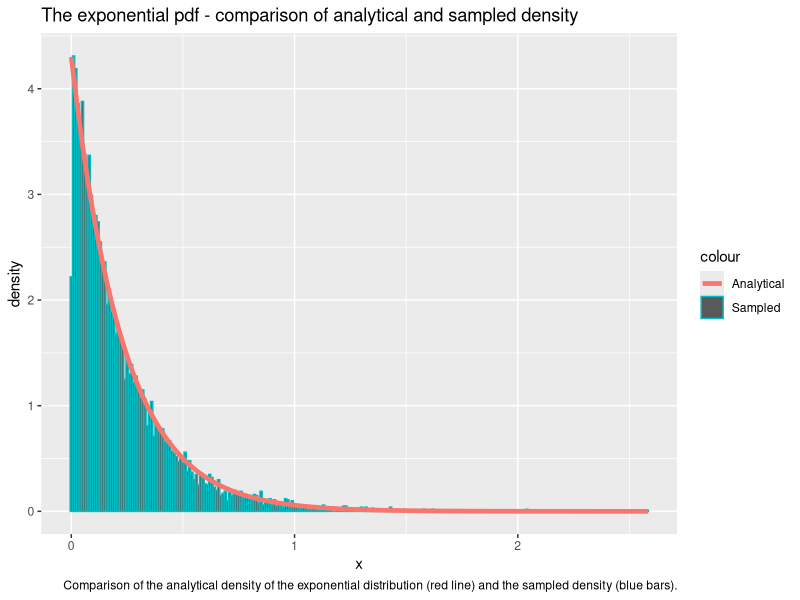
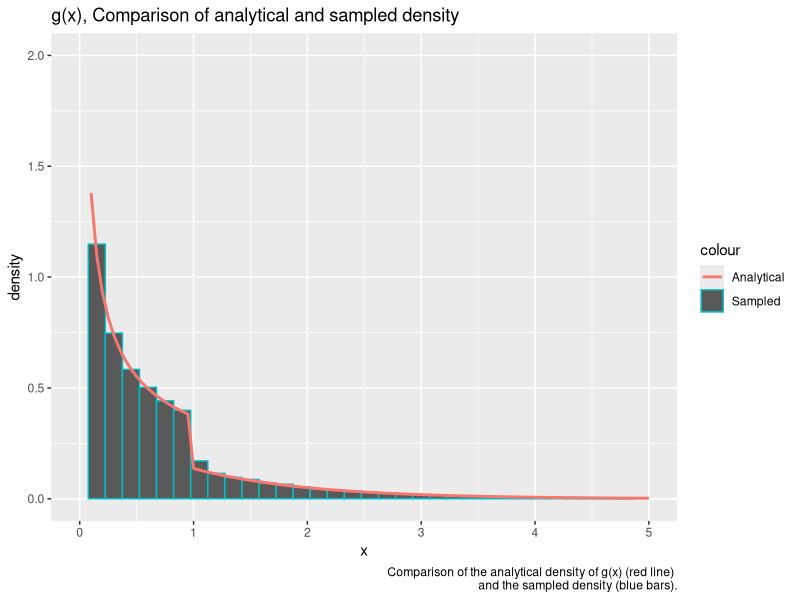
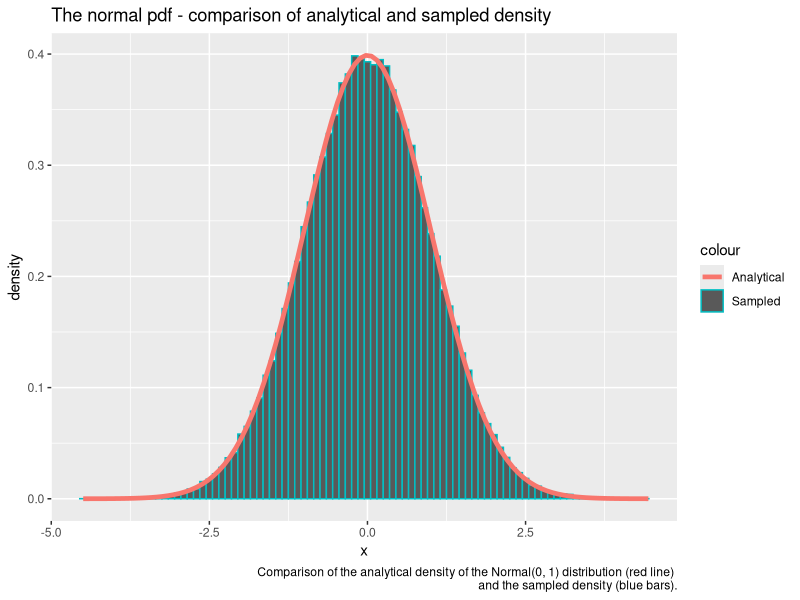
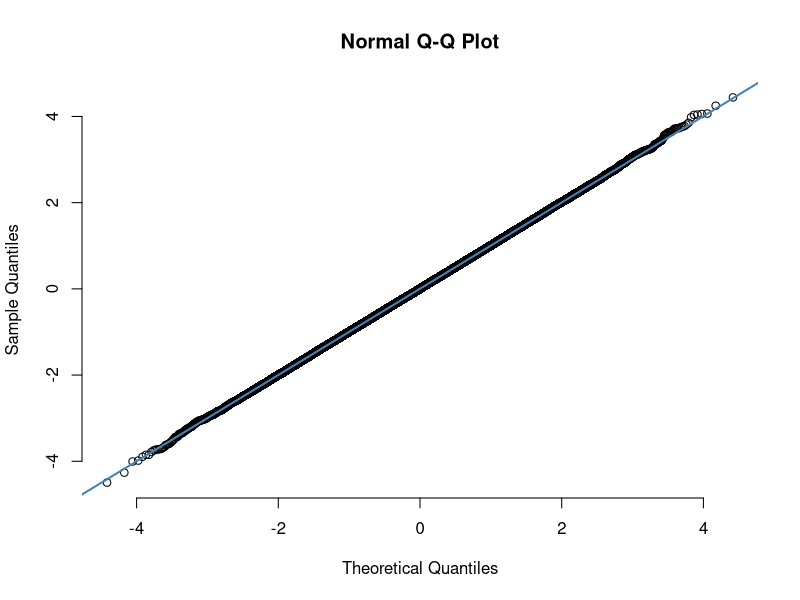
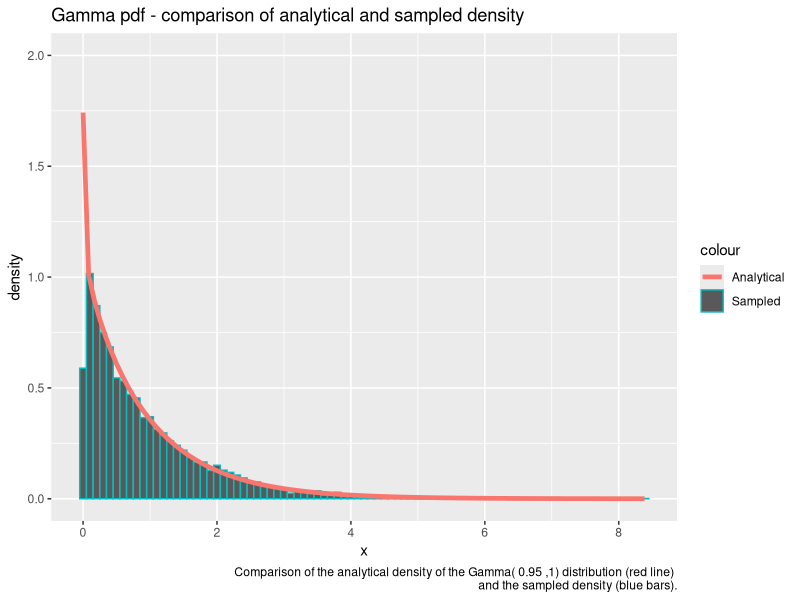
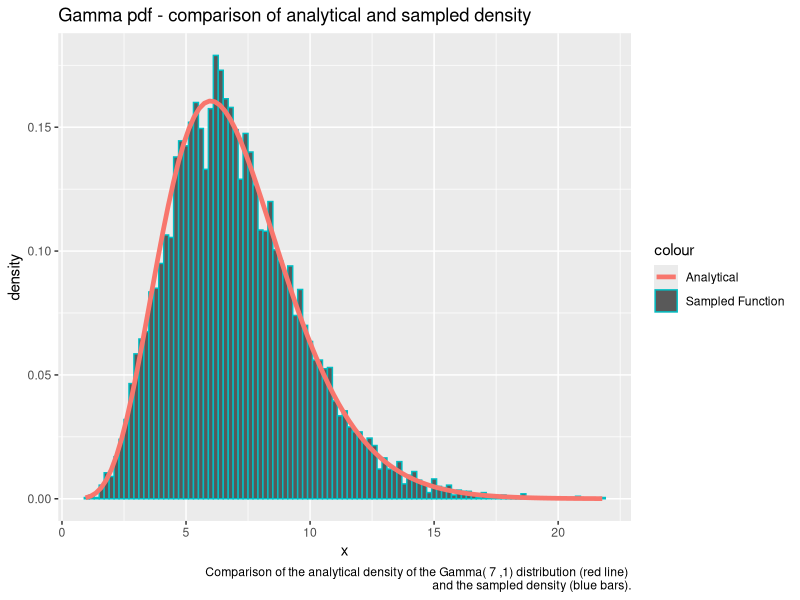
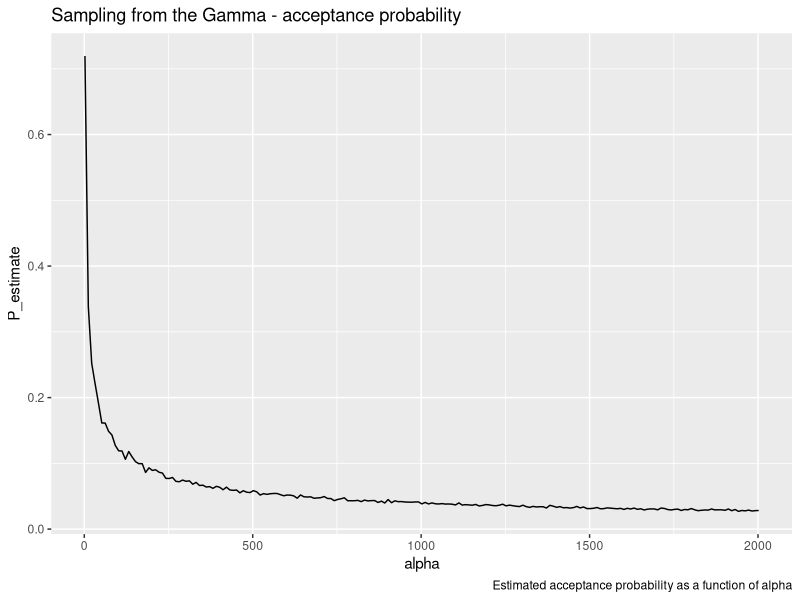
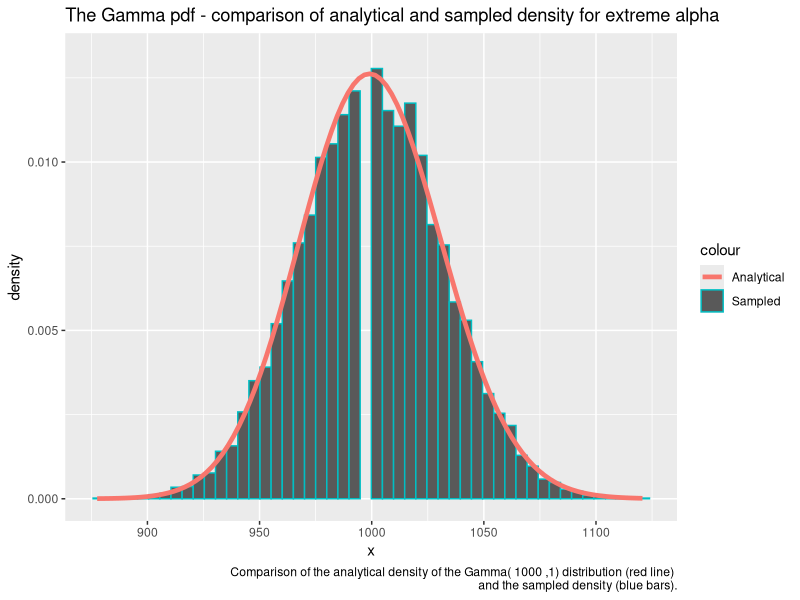

These figures' R source, in order:
## ---- chunk 1
library(formatR)
showsol <- FALSE
library(knitr)
opts_chunk$set(tidy.opts = list(width.cutoff = 68), tidy = TRUE, warning = FALSE, error = FALSE, message = FALSE, echo = TRUE)
## ---- chunk 2
library(ggplot2) # Load library for plotting
exponential<- function(lambda, n=1){ # Make default n = 1
  u = runif(n) # Draw uniformly distributed variables
  x = -1/lambda*log(u) # Do transformation to get exp. distr. variables 
  return(x)
}
## ---- chunk 3
n = 10000 # Number of samples
lambda = 4.300
x = exponential(lambda,n) # Draw samples from created function
cat('Theoretical mean: ', 1/lambda,' Computed mean: ', mean(x),'\n')
cat('Theoretical variance: ', 1/lambda^2, ' Computed variance: ', var(x))
## ---- chunk 4
# Prepare generated samples for plotting by putting them in a dataframe 
df2 <- data.frame(theo=seq(0,max(x),length.out=n), x=x)
# Plot the data
ggplot(df2, aes(x = x)) + geom_histogram(aes(y = ..density.., color = "Sampled"), binwidth=0.01) + stat_function(fun=dexp,geom = "line",size=1.6,args = (mean=lambda),aes(color="Analytical")) + ggtitle("The exponential pdf - comparison of analytical and sampled density") + labs(x='x', y='density', caption='Comparison of the analytical density of the exponential distribution (red line) and the sampled density (blue bars).')
## ---- chunk 5
# The function g(x) from problem A.2
g = function(x, alpha){
  c = alpha*exp(1)/(alpha+exp(1))
  result = vector(length = length(x))
  result[x<1.] = c*x[x<1.]^(alpha-1)
  result[x>=1.] = c*exp(-x[x>=1.])
  return(as.double(result))}

# The following function returns n from the density function g(x)
# by doing inversion sampling
G_inv = function(n, alpha){
  c = alpha*exp(1)/(alpha+exp(1))
  u = runif(n)
  result = vector(length = n)
  result[u < c/alpha] = (alpha/c * u[u < c/alpha])^(1/alpha)
  result[u >= c/alpha] = -log(1/alpha + exp(-1) - u[u >= c/alpha]/c)
  return(result)}

alpha = 0.4300
n = 100000
xsamples = G_inv(n, alpha) # Sample from the density function g(x) by inversion sampling
c = alpha*exp(1)/(alpha+exp(1))
mean = c/(alpha+1) + 2*c/exp(1)
cat('Theoretical mean: ', mean, ' Sampled mean: ', mean(xsamples))
## ---- chunk 6
variance = c/(alpha+2)+5*c/exp(1) - mean^2
cat('Theoretical variance: ', variance, ' Sampled variance: ', var(xsamples))
## ---- chunk 7
# Prepare generated samples for plotting by putting them in a dataframe 
df2 <- data.frame(theo=seq(0,max(xsamples),length.out=n), value=xsamples)
# Plot the data
ggplot(df2, aes(x = value)) + geom_histogram(aes(y = ..density.., color='Sampled'), binwidth=0.15) + stat_function(fun=g,geom = "line",size=1., args = (mean=alpha), alpha = 1., aes(color="Analytical")) + ggtitle("g(x), Comparison of analytical and sampled density") + ylim(0,2) + xlim(0,5)+labs(x='x', y='density', caption=paste('Comparison of the analytical density of g(x) (red line) \n and the sampled density (blue bars).'))
## ---- chunk 8
# Function to draw n i.i.d. Normal(0,1) variables based on Box-Muller transform
normal <- function(n){
  x_1 <- runif(n/2)
  x_2 <- exponential(1/2, n/2)
  y_1 <- sqrt(x_2)*cos(2*pi*x_1)
  y_2 <- sqrt(x_2)*sin(2*pi*x_1)
  y <- c(y_1,y_2)
  return(y)}
## ---- chunk 9
n = 100000
x <- normal(n) # Draw n i.i.d. Normal(0,1) variables
cat('Theoretical mean: ', 0,' Computed mean: ', mean(x),'\n')
cat('Theoretical variance: ', 1, ' Computed variance: ', var(x))
## ---- chunk 10
# Prepare generated samples for plotting by putting them in a dataframe 
df2 <- data.frame(theo=seq(0,max(x),length.out=n), value=x)
# Plot the data
ggplot(df2, aes(x = value)) + geom_histogram(aes(y = ..density.., col = "Sampled"), binwidth=0.1) + stat_function(fun=dnorm,aes(col = "Analytical"),geom = "line",size=1.6,args = list(mean=0, sd = 1)) + ggtitle("The normal pdf - comparison of analytical and sampled density") + labs(x='x', y='density', caption=paste('Comparison of the analytical density of the Normal(0, 1) distribution (red line) \n and the sampled density (blue bars).'))

# Make a qq-plot of the generated samples
qqnorm(x, pch = 1, frame = FALSE)
qqline(x, col = "steelblue", lwd = 2)
## ---- chunk 11
# Function to draw one sample of a d-variate Normal(mu, sigma) variable
# The function uses a transformation of d i.i.d. Normal(0,1) variables
normal_d <- function(d, mu, sigma){
  x <- normal(d)
  y <- mu + t(chol(sigma))%*%x
  return(y)}
## ---- chunk 12
d = 2
n = 100000
mu = c(1,2) # Mean vector
sigma = matrix(c(2.5,3,3,10),ncol=2,nrow=2) # Covariance matrix
sample = matrix(NA, ncol = d, nrow = n) # Prepare to draw samples
for (i in 1:n){
  sample[i,] <- normal_d(d,mu,sigma) # Draw n samples
}
average = apply(sample, 2, mean)
cat('Mean vector: \n')
average
covmat = cov(sample)
cat('Covariance matrix: \n')
covmat
## ---- chunk 13
library(nortest)
# Conduct Anderson-Daling test to check normality of the data
ad.test(sample[,1])
ad.test(sample[,2])
## ---- chunk 14
small_gamma = function(alpha, n=1){
  result = vector()
  iter = 0
  sampled = 0
  c = (1/alpha + exp(-1))/gamma(alpha)
  
  while(sampled < n){

    # Sample n realizations from g(x)
    x = G_inv(n, alpha)
    # Compute the acceptance probabilites for the n realizations
    probs = dgamma(x, alpha, rate=1) / (c * as.double(g(x, alpha)))
    # Generate n samples from U(0,1)
    u = runif(n)
    # Append samples where u < f(x) / c g(x)
    result = append(result, x[u <= probs])
    # Increase counters
    sampled = sampled + sum(u <= probs)
    iter = iter + n}
  # If redundant samples were generated, we do not want to count these as iterations
  iter = iter - length(result) + n
  # If redundant samples were generated, return only n samples
  return(list(samples = result[seq(1:n)], iter = iter))}
## ---- chunk 15
alpha = 0.95
G1 <- small_gamma(alpha, 10000) # Generate samples
df = data.frame(G1) # Put samples in dataframe to prepare for plotting

cat('Theoretical mean: ', alpha,' Computed mean: ', mean(G1$samples),'\n')
cat('Theoretical variance: ', alpha, ' Computed variance: ', var(G1$samples))
## ---- chunk 16
ggplot(data=df, aes(x=samples)) + geom_histogram(data=df, aes(x=samples, y=..density.., color="Sampled"), binwidth=0.1) +  stat_function(fun=dgamma, geom = "line",size=1.6, args = list(shape=alpha, rate=1), aes(x=samples, color = "Analytical")) + ggtitle("Gamma pdf - comparison of analytical and sampled density") + ylim(0. ,2.0) + labs(x='x', y='density', caption=paste('Comparison of the analytical density of the Gamma(', alpha, ',1) distribution (red line) \n and the sampled density (blue bars).'))
## ---- chunk 17
large_gamma <- function(alpha, n=1){
  # Log transformations of a and b+
  loga = 1/2 * (alpha - 1) * (log(alpha - 1) - 1)
  logb = 1/2 * (alpha + 1) * (log(alpha + 1) - 1)
  result = vector(mode="numeric")
  
  accepted_samples = 0
  iter = 0
  while (accepted_samples < n){
    iter = iter + 1 
    log_x_1 = loga + log(runif(1))
    log_x_2 = logb + log(runif(1))
    # Accept sample if equivalent condition of (x_1, x_2) in C_f is met
    if (2*log_x_1 <= (alpha - 1)*(log_x_2 - log_x_1) - exp(log_x_2 - log_x_1)){
      result = append(result, exp(log_x_2 - log_x_1))
      accepted_samples = accepted_samples + 1}}
  list(samples = result, iter = iter)}
## ---- chunk 18
alpha = 7.
n = 10000
G2 = large_gamma(alpha, n) # Generate samples
cat('Theoretical mean: ', alpha,' Computed mean: ', mean(G2$samples),'\n')
cat('Theoretical variance: ', alpha, ' Computed variance: ', var(G2$samples))
## ---- chunk 19
df = data.frame(data=G2)

ggplot(df, aes(x=data.samples)) + geom_histogram(data=df, aes(x = data.samples, y=..density.., color="Sampled Function"), binwidth=0.2) + stat_function(fun=dgamma,geom = "line",size=1.6,aes(color='Analytical'),args = list(shape=alpha, rate = 1)) + ggtitle("Gamma pdf - comparison of analytical and sampled density") + labs(x='x', y='density', caption=paste('Comparison of the analytical density of the Gamma(', alpha, ',1) distribution (red line) \n and the sampled density (blue bars).'))
## ---- chunk 20
# The following function returns number of iterations required to generate 1000 samples from the large_gamma function
get_gamma_iterations <- function(alpha){return(large_gamma(alpha,1000)$iter)}
alpha = seq(2,2002,10) # Specify the alphas
iterations <- sapply(alpha,get_gamma_iterations) # Compute number of iterations for each alpha

df = data.frame(alpha = seq(2, 2002, 10), P_estimate = 1000/iterations) # Put data in dataframe to prepare for plotting

ggplot(df, aes(x = alpha, y = P_estimate)) + geom_line() + ggtitle("Sampling from the Gamma - acceptance probability") + labs(caption='Estimated acceptance probability as a function of alpha')
## ---- chunk 21
# As specified above, gamma2 samples using rejection sampling for alpha < 1, and the ratio of uniforms method for alpha > 1. If alpha = 1 we sample from the exponential
gamma2 = function(alpha, beta = 1, n = 1){
  if (alpha == 1.0){
    return(list(samples = exponential(beta, n), iter = n))}
  else if (alpha <= 1){
    G = small_gamma(alpha, n)
    #Insert rate / scale parameters
    G$samples = G$samples / beta
    return(G)}
  else if (alpha > 1){
    G = large_gamma(alpha, n)
    #Insert rate / scale parameters
    G$samples = G$samples / beta
    return(G)}}

n = 10000
alpha = 1000
beta = 1
G = gamma2(alpha, beta, n) # Draw samples
df <- data.frame(G) # Prepare samples for plotting
histo = hist(G$samples, plot=F) # Compute the sampled density
#Plot results
ggplot(df, aes(x = samples)) + geom_histogram(aes(y = ..density.., color='Sampled'), bins=50) + stat_function(fun=dgamma,geom = "line",size=1.6,aes(color='Analytical'),args = list(shape=alpha, rate=beta)) + ggtitle("The Gamma pdf - comparison of analytical and sampled density for extreme alpha") + ylim(0, 1.1*max(histo$density)) + labs(x='x', y='density', caption=paste('Comparison of the analytical density of the Gamma(', alpha, ',1) distribution (red line) \n and the sampled density (blue bars).'))
## ---- chunk 22
library(MCMCpack)
#A function for fetching only the samples, not number of iterations from our implemented gamma distribution function
get_gamma_samples <- function(alpha){
  return(gamma2(alpha)$samples)}

#Dirichlet sampler, as specified in the text above
dirichlet <- function(alpha){
  z<- sapply(alpha,get_gamma_samples)
  x <- z/sum(z)
  return(x)}
## ---- chunk 23
k = 5
n = 20000
x <- matrix(NA, ncol = k, nrow = n)
# Sample the alphas from the exponential distribution
alpha <- exponential(1,k)
# Sample n realizations from the Dirichlet distribution with the given alpha
for (i in 1:n){
  x[i,] <- dirichlet(alpha)}

cat('Theoretical mean: ', alpha/sum(alpha),'\n','Computed mean: ', apply(x,2,mean),'\n')
cat('Theoretical variance: ', alpha*(sum(alpha)-alpha)/(sum(alpha)^2*(sum(alpha)+1)),'\n', 'Computed variance: ', apply(x,2,var))
## ---- chunk 24
n <- 10000
alpha <- rep(1,k)
x <- matrix(NA, ncol = k, nrow = n)
for (i in 1:n){
  x[i,] <- dirichlet(alpha)
}
y <- as.vector(rdirichlet(n,alpha))
rfunc = data.frame(value = y)
ourfunc = data.frame(value = as.vector(x))
rfunc$type = 'R function'
ourfunc$type = 'Our function'
df = rbind(rfunc,ourfunc) # Prepare samples for plotting
ggplot(df, aes(value, fill = type)) + 
   geom_histogram(alpha = 0.5, aes(y = ..density..), position = 'identity') + ggtitle('Comparison of Dirichlet samplers') + labs(x='x', y='density', caption=paste('Comparison of the sampled density of x_k\n sampled from our dirichlet sampler (red bars) and the sampler from MCMpack (blue bars)'))
## ---- chunk 25
df2 <- data.frame(theo=seq(0,max(x[,1]),length.out=n), value=x[,1])
ggplot(df2, aes(x = value)) + geom_histogram(aes(y = ..density.., colour = "Sampled"), 
      binwidth = 0.005) + stat_function(fun=dbeta,geom = "line",size=1.6,aes(col="Analytical"),args = list(shape1=1,shape2=k-1)) + ggtitle("Our function vs. analytical density") + labs(x='x', y='density', caption=paste('Comparison of the sampled density of x_1 sampled from our dirichlet sampler (blue bars)\n and the Beta distribution (red line)'))
## ---- chunk 26
# The unscaled density. Note that in the text we denote f as the actual density. 
f <- function(x){
  return((2+x)^125*(1-x)^38*x^34)
}
#Find c in f(x) / c g(x) by finding the maximum value of f(x). optimum$objective will then equal sup{f(x)}
optimum = optimize(f,c(0,1),maximum = TRUE)

N_C = integrate(f,0,1)$value # Find the normalizing constant of f

draw_samples <- function(n){
  samples <- rep(NA,n)
  iter = 0
  for (i in 1:n){
    finish = 0
    while(finish ==0){
      iter = iter + 1
      x_sample <- runif(1) # Sample from proposal density
      #Compute acceptance probability alpha
      alpha <- f(x_sample)/optimum$objective
      # Draw uniform variable to determine acceptance
      u = runif(1)
      # Accept sample if u<alpha
      if (u <=alpha){
        samples[i] <- x_sample
        finish = 1}}}
  return(list(samples = samples, iterations = iter))}
## ---- chunk 27
n = 10000
# The following function is integrated from 0 to 1 to find the theoretical mean
g <- function(x){return(x*f(x))}

#f_density is f / NC, where NC is the normalizing constant of f. 
f_density <- function(x){return(f(x)/N_C)}

y <- draw_samples(n) # Draw samples from the distribution f(theta|y)

cat("Computed mean: ", sum(y$samples)/n, '\n')
cat("Theoretical mean: ", integrate(g,0,1)$value/N_C, '\n')

df <- data.frame(theo=seq(0,1,length.out=n), value=y$samples)

ggplot(df, aes(x = value)) + geom_histogram(aes(y = ..density.., colour = "Sampled"), binwidth=0.001) + stat_function(fun=f_density,geom = "line",size=1.6,aes(colour="Analytical")) + ggtitle("Comparison of analytical and sampled density") + xlim(0,1) + geom_segment(x = sum(y$samples)/n, xend = sum(y$samples)/n, y = 0, yend = 100, aes(colour = "Mean"), size = 1.2, linetype = "longdash") + labs(x='x', y='density', caption=paste('Comparison of the sampled density of f(theta|y) (blue bars) \n and the analytical density distribution (red line). \n The estimated posterior mean (green line) is indicated.'))
## ---- chunk 28
cat("Average random numbers generated: ", y$iterations/n, '\n')
cat("Theoretical expected number: ", optimum$objective/N_C)
## ---- chunk 29
#The new unscaled posterior target pdf, NC * f_new
unscaled_posterior_target = function(x){
  return(f_density(x)*dbeta(x, 1, 5))}

#Compute the normalizing constant of f_new
NC_posterior = integrate(unscaled_posterior_target, 0, 1)$value

#Normalized new posterior target pdf, f_new
posterior_target = function(x){
  return(unscaled_posterior_target(x) / NC_posterior)}

#The density of x, f_new(x) * x
posterior_target_mean_density = function(x){
  return(x * posterior_target(x))}

theoretical_mean = integrate(posterior_target_mean_density, 0, 1)$value

weights = posterior_target(y$samples) / f_density(y$samples)
posterior_mean = sum(y$samples*weights) / n
cat("IS posterior mean estimate:", posterior_mean, "\n")
cat("Analytical posterior mean:", theoretical_mean)
## ---- chunk 30
unscaled_weights = unscaled_posterior_target(y$samples) / f(y$samples)
posterior_mean_SN = sum(y$samples*unscaled_weights) / (sum(unscaled_weights))

cat("self-normalizing IS posterior mean estimate:", posterior_mean_SN, "\n")
cat("Analytical posterior mean:", theoretical_mean)
## ---- chunk 31
dbeta2 = function(x){
  return(dbeta(x, 1, 5))
}
est = sum(y$samples)/n
cat(paste('Mass left of x =',est,':', integrate(dbeta2, 0, est)$value))
